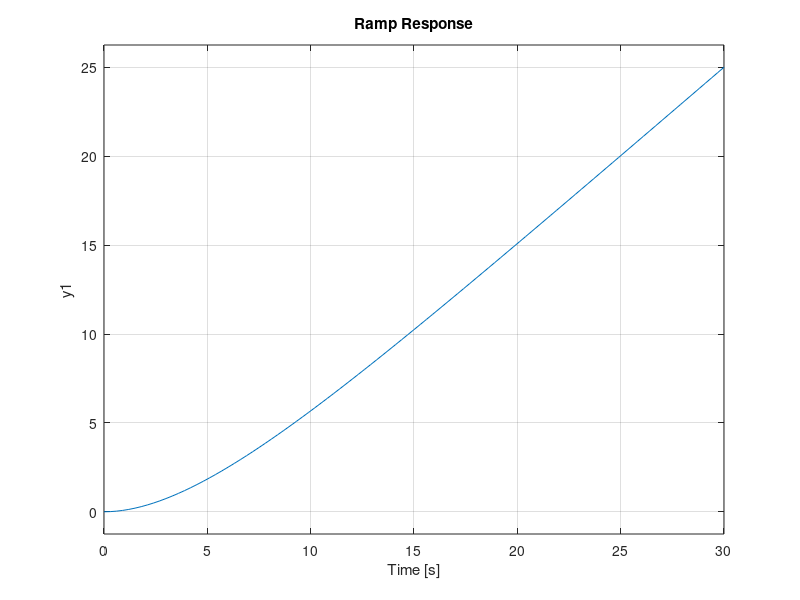

Here is the MATLAB script that generated this plot: (Note: this script raises an error after producing the figure.)
clear all;
clc;

s = tf('s')
T = 5;
G = 1/((T*s)+1);

figure(1)
subplot(3,1,1);
impulse(G);
title('Impulse Response');
%Impulse response

subplot(3,1,2);
step(G);
title('Step Response');

subplot(3,1,3);
step(G/s); %Ramp response
title('Ramp Response');

risetime(G);
